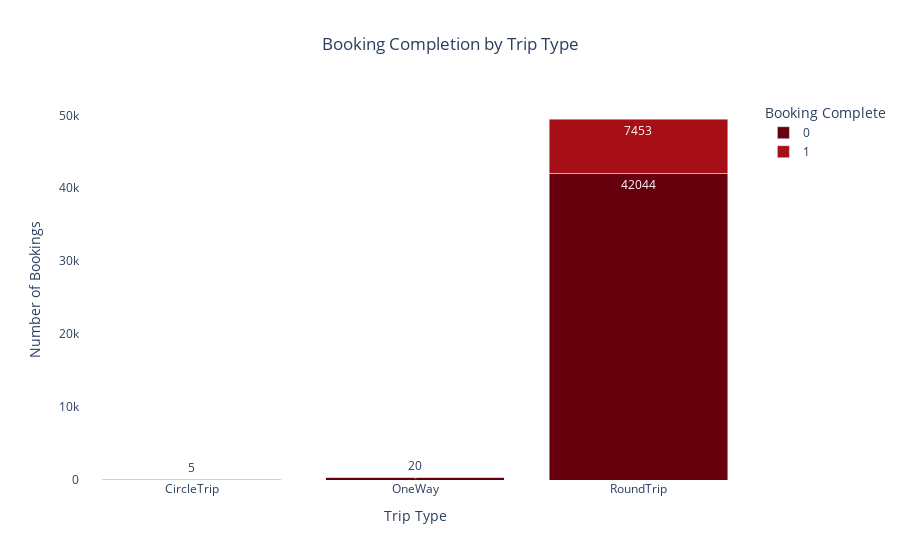

This figure's notebook cell:
### Markdown cell above
## 📊 Interactive Stacked Bar Chart: Booking Completion by Trip Type

This interactive visualization illustrates the distribution of booking completions across different **trip types**. The chart uses a **stacked bar format** to show the number of completed and uncompleted bookings for each trip type.

**✨ Key Features:**
- Built using **Plotly** for interactivity (hover tooltips, zoom, and export).
- Colors are based on the reversed **Reds** sequential palette for visual clarity.
- Displayed values on each bar segment help convey exact counts.

**🎯 Purpose:**
This chart helps identify which trip types are more likely to result in successful bookings, assisting in user behavior analysis and strategy refinement.

Use the interactivity to explore the booking trends dynamically and compare trip types efficiently.

### Code cell
import plotly.express as px
import pandas as pd

# Create a contingency table (same as before)
contingency_table = pd.crosstab(df['trip_type'], df['booking_complete'])

# Convert to a long-form DataFrame for plotly
contingency_table = contingency_table.reset_index()
contingency_table_melted = contingency_table.melt(id_vars='trip_type', 
                                                   value_vars=contingency_table.columns[1:], 
                                                   var_name='booking_complete', 
                                                   value_name='count')

# Interactive stacked bar chart
fig = px.bar(
    contingency_table_melted,
    x='trip_type',
    y='count',
    color='booking_complete',
    title='Booking Completion by Trip Type',
    text='count',
    color_discrete_sequence=px.colors.sequential.Reds[::-1],  # reverse Reds_r
    barmode='stack'
)

fig.update_layout(
    xaxis_title='Trip Type',
    yaxis_title='Number of Bookings',
    title_x=0.5,
    plot_bgcolor='rgba(0,0,0,0)',
    paper_bgcolor='rgba(0,0,0,0)',
    legend_title='Booking Complete'
)

fig.show()

### Figure 1 — Plotly figure (JSON) as saved in the notebook; plotly's stock layout.template omitted (floating-point values rounded to 4 significant figures)
{"data": [{"alignmentgroup": "True", "hovertemplate": "booking_complete=0<br>trip_type=%{x}<br>count=%{text}<extra></extra>", "legendgroup": "0", "marker": {"color": "rgb(103,0,13)", "pattern": {"shape": ""}}, "name": "0", "offsetgroup": "0", "orientation": "v", "showlegend": true, "text": [111, 367, 42044], "textposition": "auto", "type": "bar", "x": ["CircleTrip", "OneWay", "RoundTrip"], "xaxis": "x", "y": [111, 367, 42044], "yaxis": "y"}, {"alignmentgroup": "True", "hovertemplate": "booking_complete=1<br>trip_type=%{x}<br>count=%{text}<extra></extra>", "legendgroup": "1", "marker": {"color": "rgb(165,15,21)", "pattern": {"shape": ""}}, "name": "1", "offsetgroup": "1", "orientation": "v", "showlegend": true, "text": [5, 20, 7453], "textposition": "auto", "type": "bar", "x": ["CircleTrip", "OneWay", "RoundTrip"], "xaxis": "x", "y": [5, 20, 7453], "yaxis": "y"}], "layout": {"autosize": true, "barmode": "stack", "legend": {"title": {"text": "Booking Complete"}, "tracegroupgap": 0}, "paper_bgcolor": "rgba(0, 0, 0, 0)", "plot_bgcolor": "rgba(0, 0, 0, 0)", "title": {"text": "Booking Completion by Trip Type", "x": 0.5}, "xaxis": {"anchor": "y", "autorange": true, "domain": [0, 1], "range": [-0.5, 2.5], "title": {"text": "Trip Type"}, "type": "category"}, "yaxis": {"anchor": "x", "autorange": true, "domain": [0, 1], "range": [0, 52100.0], "title": {"text": "Number of Bookings"}, "type": "linear"}}}
